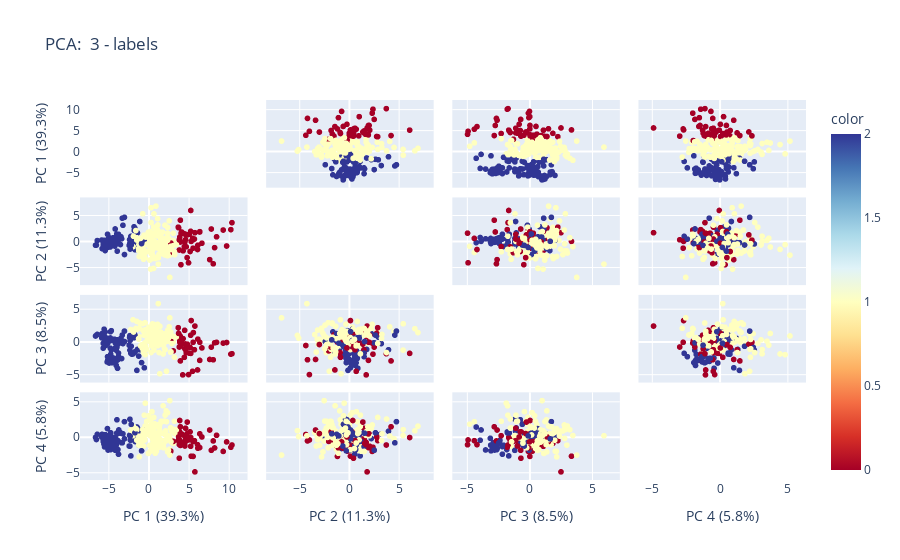

The cell this chart's notebook holds for it:
### Code cell
question = 'labels'
import plotly.express as px
from sklearn.decomposition import PCA, KernelPCA, FastICA


aux_data = df_aux.drop(columns=[question], axis=1)

# Compute PCA
pca = PCA(n_components=4)

components = pca.fit_transform(aux_data)
# todo print hello world


labels = {
    str(i): f"PC {i+1} ({var:.1f}%)"
    for i, var in enumerate(pca.explained_variance_ratio_ * 100)
}

fig = px.scatter_matrix(
    components,
    labels=labels,
    dimensions=range(4),
    color=df_aux[question],
    title='PCA:  {} - {} '.format(no_clusters, question),
    color_continuous_scale=px.colors.diverging.RdYlBu
)
# change the


fig.update_traces(diagonal_visible=False)
fig.show()
plt.savefig('..\images\PCA_{} - {}.png'.format(no_clusters, question))

### Figure 1 — Plotly figure (JSON) as saved in the notebook; plotly's stock layout.template omitted (floating-point values rounded to 4 significant figures; data arrays with more than 128 entries replaced by an {"elided": "..."} marker saying what was removed)
{"data": [{"diagonal": {"visible": false}, "dimensions": [{"axis": {"matches": true}, "label": "PC 1 (39.3%)", "values": {"elided": "266 float values"}}, {"axis": {"matches": true}, "label": "PC 2 (11.3%)", "values": {"elided": "266 float values"}}, {"axis": {"matches": true}, "label": "PC 3 (8.5%)", "values": {"elided": "266 float values"}}, {"axis": {"matches": true}, "label": "PC 4 (5.8%)", "values": {"elided": "266 float values"}}], "hovertemplate": "%{xaxis.title.text}=%{x}<br>%{yaxis.title.text}=%{y}<br>color=%{marker.color}<extra></extra>", "legendgroup": "", "marker": {"color": {"elided": "266 int values"}, "coloraxis": "coloraxis", "symbol": "circle"}, "name": "", "showlegend": false, "type": "splom"}], "layout": {"coloraxis": {"colorbar": {"title": {"text": "color"}}, "colorscale": [[0, "rgb(165,0,38)"], [0.1, "rgb(215,48,39)"], [0.2, "rgb(244,109,67)"], [0.3, "rgb(253,174,97)"], [0.4, "rgb(254,224,144)"], [0.5, "rgb(255,255,191)"], [0.6, "rgb(224,243,248)"], [0.7, "rgb(171,217,233)"], [0.8, "rgb(116,173,209)"], [0.9, "rgb(69,117,180)"], [1, "rgb(49,54,149)"]]}, "dragmode": "select", "legend": {"tracegroupgap": 0}, "title": {"text": "PCA:  3 - labels "}}}
